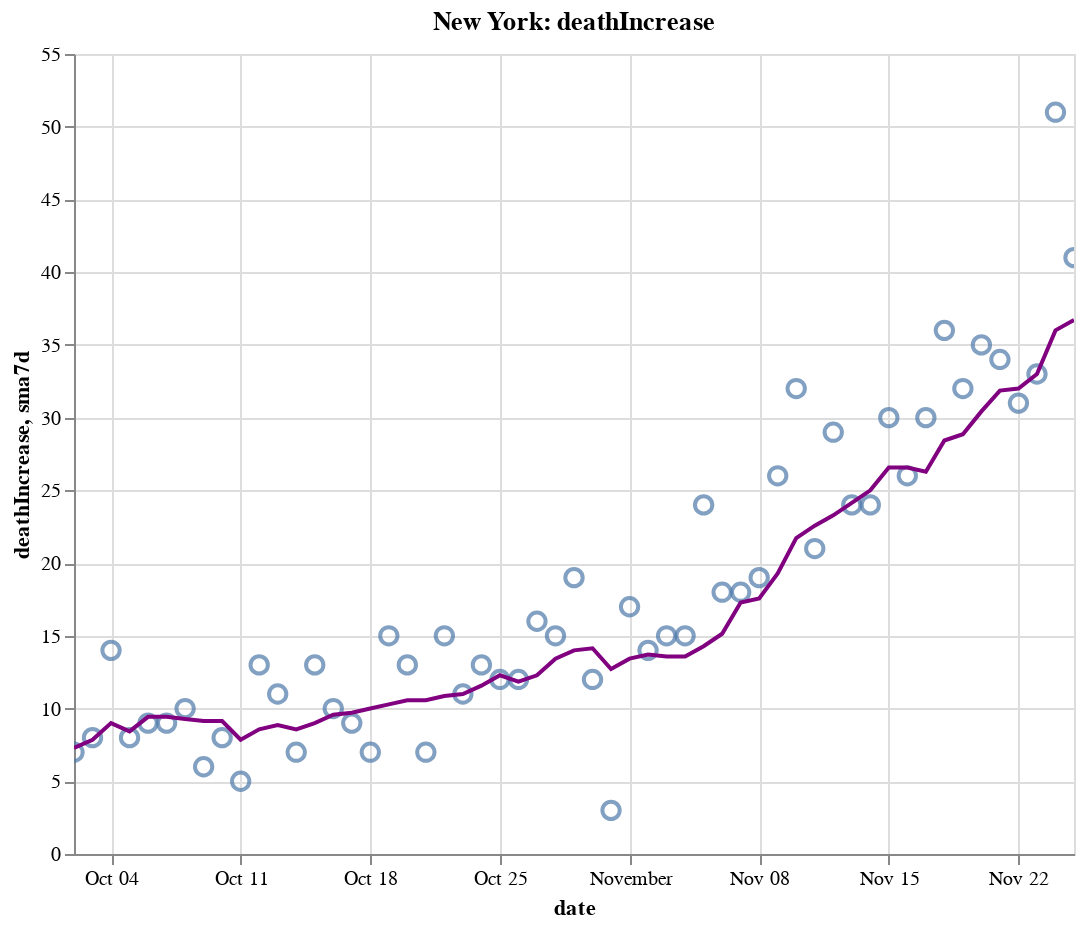

The code cell stored with this chart in its notebook:
### Code cell
create_plot(ny, 'deathIncrease')

### Figure 1 — Vega-Lite specification as saved in the notebook (floating-point values rounded to 4 significant figures)
{"config": {"view": {"continuousWidth": 400, "continuousHeight": 300}}, "layer": [{"layer": [{"mark": {"type": "point", "size": 75}, "encoding": {"tooltip": [{"type": "temporal", "field": "date"}, {"type": "quantitative", "field": "deathIncrease"}, {"type": "quantitative", "field": "sma7d"}], "x": {"type": "temporal", "field": "date"}, "y": {"type": "quantitative", "field": "deathIncrease"}}, "selection": {"selector012": {"type": "interval", "bind": "scales", "encodings": ["x", "y"]}}}, {"mark": {"type": "line", "color": "purple"}, "encoding": {"x": {"type": "temporal", "field": "date"}, "y": {"type": "quantitative", "field": "sma7d"}}}]}, {"mark": {"type": "rule", "color": "#aaa"}, "encoding": {"x": {"type": "temporal", "field": "date"}}, "transform": [{"filter": {"selection": "selector011"}}]}, {"mark": "circle", "encoding": {"opacity": {"condition": {"value": 1, "selection": "selector011"}, "value": 0}, "tooltip": [{"type": "temporal", "field": "date"}, {"type": "quantitative", "field": "deathIncrease"}, {"type": "quantitative", "field": "sma7d"}], "x": {"type": "temporal", "field": "date"}, "y": {"type": "quantitative", "field": "deathIncrease"}}, "selection": {"selector011": {"type": "single", "encodings": ["x"], "on": "mouseover", "nearest": true, "empty": "none"}}}, {"mark": {"type": "text", "align": "left", "dx": 5, "dy": -5, "stroke": "white", "strokeWidth": 2}, "encoding": {"text": {"type": "quantitative", "field": "deathIncrease"}, "tooltip": [{"type": "temporal", "field": "date"}, {"type": "quantitative", "field": "deathIncrease"}, {"type": "quantitative", "field": "sma7d"}], "x": {"type": "temporal", "field": "date"}, "y": {"type": "quantitative", "field": "deathIncrease"}}, "transform": [{"filter": {"selection": "selector011"}}]}, {"mark": {"type": "text", "align": "left", "dx": 5, "dy": -5}, "encoding": {"text": {"type": "quantitative", "field": "deathIncrease"}, "tooltip": [{"type": "temporal", "field": "date"}, {"type": "quantitative", "field": "deathIncrease"}, {"type": "quantitative", "field": "sma7d"}], "x": {"type": "temporal", "field": "date"}, "y": {"type": "quantitative", "field": "deathIncrease"}}, "transform": [{"filter": {"selection": "selector011"}}]}], "data": {"name": "data-75bd30648ee15b433f9f7110876c9b59"}, "height": 400, "title": "New York: deathIncrease", "width": 500, "$schema": "https://vega.github.io/schema/vega-lite/v4.8.1.json", "datasets": {"data-75bd30648ee15b433f9f7110876c9b59": [{"date": "2020-10-02T00:00:00", "totalTestResultsIncrease": 119500.0, "positiveIncrease": 1598.0, "death": 25500.0, "deathIncrease": 7.0, "positiveRate": 0.013, "state": "New York", "sma7d": 7.286}, {"date": "2020-10-03T00:00:00", "totalTestResultsIncrease": 134300.0, "positiveIncrease": 1731.0, "death": 25500.0, "deathIncrease": 8.0, "positiveRate": 0.013, "state": "New York", "sma7d": 7.857}, {"date": "2020-10-04T00:00:00", "totalTestResultsIncrease": 110300.0, "positiveIncrease": 1222.0, "death": 25520.0, "deathIncrease": 14.0, "positiveRate": 0.011, "state": "New York", "sma7d": 9.0}, {"date": "2020-10-05T00:00:00", "totalTestResultsIncrease": 76400.0, "positiveIncrease": 933.0, "death": 25530.0, "deathIncrease": 8.0, "positiveRate": 0.012, "state": "New York", "sma7d": 8.429}, {"date": "2020-10-06T00:00:00", "totalTestResultsIncrease": 96360.0, "positiveIncrease": 1393.0, "death": 25540.0, "deathIncrease": 9.0, "positiveRate": 0.014, "state": "New York", "sma7d": 9.429}, {"date": "2020-10-07T00:00:00", "totalTestResultsIncrease": 108200.0, "positiveIncrease": 1360.0, "death": 25540.0, "deathIncrease": 9.0, "positiveRate": 0.013, "state": "New York", "sma7d": 9.429}, {"date": "2020-10-08T00:00:00", "totalTestResultsIncrease": 145800.0, "positiveIncrease": 1836.0, "death": 25560.0, "deathIncrease": 10.0, "positiveRate": 0.013, "state": "New York", "sma7d": 9.286}, {"date": "2020-10-09T00:00:00", "totalTestResultsIncrease": 139300.0, "positiveIncrease": 1592.0, "death": 25560.0, "deathIncrease": 6.0, "positiveRate": 0.011, "state": "New York", "sma7d": 9.143}, {"date": "2020-10-10T00:00:00", "totalTestResultsIncrease": 134600.0, "positiveIncrease": 1447.0, "death": 25570.0, "deathIncrease": 8.0, "positiveRate": 0.011, "state": "New York", "sma7d": 9.143}, {"date": "2020-10-11T00:00:00", "totalTestResultsIncrease": 118300.0, "positiveIncrease": 1143.0, "death": 25570.0, "deathIncrease": 5.0, "positiveRate": 0.01, "state": "New York", "sma7d": 7.857}, {"date": "2020-10-12T00:00:00", "totalTestResultsIncrease": 91790.0, "positiveIncrease": 1029.0, "death": 25590.0, "deathIncrease": 13.0, "positiveRate": 0.011, "state": "New York", "sma7d": 8.571}, {"date": "2020-10-13T00:00:00", "totalTestResultsIncrease": 99070.0, "positiveIncrease": 1393.0, "death": 25600.0, "deathIncrease": 11.0, "positiveRate": 0.014, "state": "New York", "sma7d": 8.857}, {"date": "2020-10-14T00:00:00", "totalTestResultsIncrease": 111700.0, "positiveIncrease": 1232.0, "death": 25600.0, "deathIncrease": 7.0, "positiveRate": 0.011, "state": "New York", "sma7d": 8.571}, {"date": "2020-10-15T00:00:00", "totalTestResultsIncrease": 133200.0, "positiveIncrease": 1460.0, "death": 25620.0, "deathIncrease": 13.0, "positiveRate": 0.011, "state": "New York", "sma7d": 9.0}, {"date": "2020-10-16T00:00:00", "totalTestResultsIncrease": 136000.0, "positiveIncrease": 1707.0, "death": 25630.0, "deathIncrease": 10.0, "positiveRate": 0.013, "state": "New York", "sma7d": 9.571}, {"date": "2020-10-17T00:00:00", "totalTestResultsIncrease": 160000.0, "positiveIncrease": 1784.0, "death": 25640.0, "deathIncrease": 9.0, "positiveRate": 0.011, "state": "New York", "sma7d": 9.714}, {"date": "2020-10-18T00:00:00", "totalTestResultsIncrease": 128800.0, "positiveIncrease": 1390.0, "death": 25640.0, "deathIncrease": 7.0, "positiveRate": 0.011, "state": "New York", "sma7d": 10.0}, {"date": "2020-10-19T00:00:00", "totalTestResultsIncrease": 82010.0, "positiveIncrease": 998.0, "death": 25660.0, "deathIncrease": 15.0, "positiveRate": 0.012, "state": "New York", "sma7d": 10.29}, {"date": "2020-10-20T00:00:00", "totalTestResultsIncrease": 90540.0, "positiveIncrease": 1201.0, "death": 25670.0, "deathIncrease": 13.0, "positiveRate": 0.013, "state": "New York", "sma7d": 10.57}, {"date": "2020-10-21T00:00:00", "totalTestResultsIncrease": 124800.0, "positiveIncrease": 2026.0, "death": 25680.0, "deathIncrease": 7.0, "positiveRate": 0.016, "state": "New York", "sma7d": 10.57}, {"date": "2020-10-22T00:00:00", "totalTestResultsIncrease": 135300.0, "positiveIncrease": 1628.0, "death": 25690.0, "deathIncrease": 15.0, "positiveRate": 0.012, "state": "New York", "sma7d": 10.86}, {"date": "2020-10-23T00:00:00", "totalTestResultsIncrease": 141500.0, "positiveIncrease": 1637.0, "death": 25700.0, "deathIncrease": 11.0, "positiveRate": 0.012, "state": "New York", "sma7d": 11.0}, {"date": "2020-10-24T00:00:00", "totalTestResultsIncrease": 156900.0, "positiveIncrease": 2061.0, "death": 25720.0, "deathIncrease": 13.0, "positiveRate": 0.013, "state": "New York", "sma7d": 11.57}, {"date": "2020-10-25T00:00:00", "totalTestResultsIncrease": 120800.0, "positiveIncrease": 1632.0, "death": 25730.0, "deathIncrease": 12.0, "positiveRate": 0.014, "state": "New York", "sma7d": 12.29}, {"date": "2020-10-26T00:00:00", "totalTestResultsIncrease": 82120.0, "positiveIncrease": 1191.0, "death": 25740.0, "deathIncrease": 12.0, "positiveRate": 0.015, "state": "New York", "sma7d": 11.86}, {"date": "2020-10-27T00:00:00", "totalTestResultsIncrease": 111600.0, "positiveIncrease": 1991.0, "death": 25760.0, "deathIncrease": 16.0, "positiveRate": 0.018, "state": "New York", "sma7d": 12.29}, {"date": "2020-10-28T00:00:00", "totalTestResultsIncrease": 129700.0, "positiveIncrease": 2031.0, "death": 25770.0, "deathIncrease": 15.0, "positiveRate": 0.016, "state": "New York", "sma7d": 13.43}, {"date": "2020-10-29T00:00:00", "totalTestResultsIncrease": 168400.0, "positiveIncrease": 2499.0, "death": 25790.0, "deathIncrease": 19.0, "positiveRate": 0.015, "state": "New York", "sma7d": 14.0}, {"date": "2020-10-30T00:00:00", "totalTestResultsIncrease": 146900.0, "positiveIncrease": 2255.0, "death": 25800.0, "deathIncrease": 12.0, "positiveRate": 0.015, "state": "New York", "sma7d": 14.14}, {"date": "2020-10-31T00:00:00", "totalTestResultsIncrease": 137000.0, "positiveIncrease": 2049.0, "death": 25810.0, "deathIncrease": 3.0, "positiveRate": 0.015, "state": "New York", "sma7d": 12.71}, {"date": "2020-11-01T00:00:00", "totalTestResultsIncrease": 148900.0, "positiveIncrease": 2255.0, "death": 25820.0, "deathIncrease": 17.0, "positiveRate": 0.015, "state": "New York", "sma7d": 13.43}, {"date": "2020-11-02T00:00:00", "totalTestResultsIncrease": 96100.0, "positiveIncrease": 1633.0, "death": 25840.0, "deathIncrease": 14.0, "positiveRate": 0.017, "state": "New York", "sma7d": 13.71}, {"date": "2020-11-03T00:00:00", "totalTestResultsIncrease": 127900.0, "positiveIncrease": 2321.0, "death": 25850.0, "deathIncrease": 15.0, "positiveRate": 0.018, "state": "New York", "sma7d": 13.57}, {"date": "2020-11-04T00:00:00", "totalTestResultsIncrease": 133500.0, "positiveIncrease": 2126.0, "death": 25870.0, "deathIncrease": 15.0, "positiveRate": 0.016, "state": "New York", "sma7d": 13.57}, {"date": "2020-11-05T00:00:00", "totalTestResultsIncrease": 161000.0, "positiveIncrease": 2997.0, "death": 25890.0, "deathIncrease": 24.0, "positiveRate": 0.019, "state": "New York", "sma7d": 14.29}, {"date": "2020-11-06T00:00:00", "totalTestResultsIncrease": 160700.0, "positiveIncrease": 3209.0, "death": 25910.0, "deathIncrease": 18.0, "positiveRate": 0.02, "state": "New York", "sma7d": 15.14}, {"date": "2020-11-07T00:00:00", "totalTestResultsIncrease": 163300.0, "positiveIncrease": 3587.0, "death": 25930.0, "deathIncrease": 18.0, "positiveRate": 0.022, "state": "New York", "sma7d": 17.29}, {"date": "2020-11-08T00:00:00", "totalTestResultsIncrease": 145600.0, "positiveIncrease": 3428.0, "death": 25950.0, "deathIncrease": 19.0, "positiveRate": 0.024, "state": "New York", "sma7d": 17.57}, {"date": "2020-11-09T00:00:00", "totalTestResultsIncrease": 111400.0, "positiveIncrease": 3144.0, "death": 25970.0, "deathIncrease": 26.0, "positiveRate": 0.028, "state": "New York", "sma7d": 19.29}, {"date": "2020-11-10T00:00:00", "totalTestResultsIncrease": 128000.0, "positiveIncrease": 3965.0, "death": 26000.0, "deathIncrease": 32.0, "positiveRate": 0.031, "state": "New York", "sma7d": 21.71}, {"date": "2020-11-11T00:00:00", "totalTestResultsIncrease": 164300.0, "positiveIncrease": 4820.0, "death": 26030.0, "deathIncrease": 21.0, "positiveRate": 0.029, "state": "New York", "sma7d": 22.57}, {"date": "2020-11-12T00:00:00", "totalTestResultsIncrease": 162600.0, "positiveIncrease": 4797.0, "death": 26060.0, "deathIncrease": 29.0, "positiveRate": 0.029, "state": "New York", "sma7d": 23.29}, {"date": "2020-11-13T00:00:00", "totalTestResultsIncrease": 203700.0, "positiveIncrease": 5401.0, "death": 26080.0, "deathIncrease": 24.0, "positiveRate": 0.027, "state": "New York", "sma7d": 24.14}, {"date": "2020-11-14T00:00:00", "totalTestResultsIncrease": 184200.0, "positiveIncrease": 5388.0, "death": 26100.0, "deathIncrease": 24.0, "positiveRate": 0.029, "state": "New York", "sma7d": 25.0}, {"date": "2020-11-15T00:00:00", "totalTestResultsIncrease": 133200.0, "positiveIncrease": 3649.0, "death": 26130.0, "deathIncrease": 30.0, "positiveRate": 0.027, "state": "New York", "sma7d": 26.57}, {"date": "2020-11-16T00:00:00", "totalTestResultsIncrease": 124600.0, "positiveIncrease": 3490.0, "death": 26160.0, "deathIncrease": 26.0, "positiveRate": 0.028, "state": "New York", "sma7d": 26.57}, {"date": "2020-11-17T00:00:00", "totalTestResultsIncrease": 159900.0, "positiveIncrease": 5088.0, "death": 26190.0, "deathIncrease": 30.0, "positiveRate": 0.032, "state": "New York", "sma7d": 26.29}, {"date": "2020-11-18T00:00:00", "totalTestResultsIncrease": 154400.0, "positiveIncrease": 5294.0, "death": 26220.0, "deathIncrease": 36.0, "positiveRate": 0.034, "state": "New York", "sma7d": 28.43}, {"date": "2020-11-19T00:00:00", "totalTestResultsIncrease": 195200.0, "positiveIncrease": 5310.0, "death": 26260.0, "deathIncrease": 32.0, "positiveRate": 0.027, "state": "New York", "sma7d": 28.86}, {"date": "2020-11-20T00:00:00", "totalTestResultsIncrease": 205500.0, "positiveIncrease": 5468.0, "death": 26290.0, "deathIncrease": 35.0, "positiveRate": 0.027, "state": "New York", "sma7d": 30.43}, {"date": "2020-11-21T00:00:00", "totalTestResultsIncrease": 207900.0, "positiveIncrease": 5972.0, "death": 26330.0, "deathIncrease": 34.0, "positiveRate": 0.029, "state": "New York", "sma7d": 31.86}, {"date": "2020-11-22T00:00:00", "totalTestResultsIncrease": 196600.0, "positiveIncrease": 5392.0, "death": 26360.0, "deathIncrease": 31.0, "positiveRate": 0.027, "state": "New York", "sma7d": 32.0}, {"date": "2020-11-23T00:00:00", "totalTestResultsIncrease": 191500.0, "positiveIncrease": 5906.0, "death": 26390.0, "deathIncrease": 33.0, "positiveRate": 0.031, "state": "New York", "sma7d": 33.0}, {"date": "2020-11-24T00:00:00", "totalTestResultsIncrease": 164800.0, "positiveIncrease": 4881.0, "death": 26440.0, "deathIncrease": 51.0, "positiveRate": 0.03, "state": "New York", "sma7d": 36.0}, {"date": "2020-11-25T00:00:00", "totalTestResultsIncrease": 173100.0, "positiveIncrease": 6265.0, "death": 26480.0, "deathIncrease": 41.0, "positiveRate": 0.036, "state": "New York", "sma7d": 36.71}]}}
